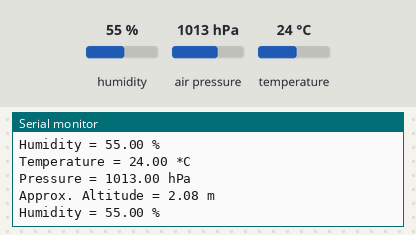
Simulated run of this sketch. Board: ESP32. Parts: the last lines printed to the serial monitor. The test bench sets the inputs (shaded band); at power-on: humidity 55 %, air pressure 1013 hPa, temperature 24 °C.

Above: at 1.2 s.
1.3 s: humidity set to 22 %
At 2.6 s:
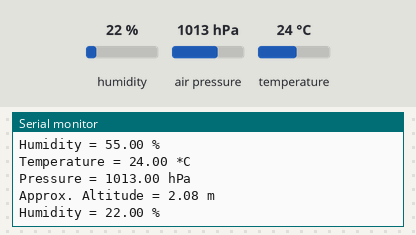
2.8 s: air pressure set to 952 hPa
At 3.6 s:
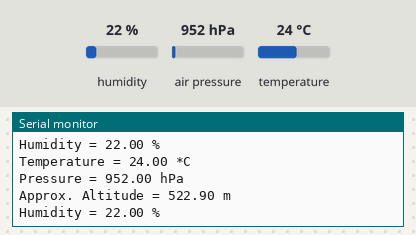

Measured:
- after the input at 1.3 s, the serial monitor: prints a new line after 0.72 s (image 1)
- after the input at 2.8 s, the serial monitor: prints a new line after 0.22 s (image 2)

The sketch:

ESP32_BME280_TEST.ino
```cpp
/*********
  Complete project details at https://randomnerdtutorials.com
*********/

#include <Wire.h>
#include <Adafruit_Sensor.h>
#include <Adafruit_BME280.h>

/*#include <SPI.h>
#define BME_SCK 18
#define BME_MISO 19
#define BME_MOSI 23
#define BME_CS 5*/

#define SEALEVELPRESSURE_HPA (1013.25)

Adafruit_BME280 bme;  // I2C
//Adafruit_BME280 bme(BME_CS); // hardware SPI
//Adafruit_BME280 bme(BME_CS, BME_MOSI, BME_MISO, BME_SCK); // software SPI

unsigned long delayTime;

void setup() {
  Serial.begin(115200);
  Serial.println(F("BME280 test"));

  bool status;

  // default settings
  int loop_count = 0;
  do {
    Serial.print("Attempt: ");
    Serial.print(loop_count++);
    Serial.print(" :");
    status = bme.begin(0x77);
    if (!status) {
      Serial.println("Could not find a valid BME280 sensor, check wiring!");
      delay(1000);
    }
    else
    {
      Serial.println("Found a BME280.");
      break;
    }

  } while (1);

  Serial.println("-- Default Test --");
  delayTime = 1000;

  Serial.println();
}


void loop() {
  printValues();
  delay(delayTime);
}

void printValues() {
  Serial.print("Temperature = ");
  Serial.print(bme.readTemperature());
  Serial.println(" *C");

  // Convert temperature to Fahrenheit
  /*Serial.print("Temperature = ");
  Serial.print(1.8 * bme.readTemperature() + 32);
  Serial.println(" *F");*/

  Serial.print("Pressure = ");
  Serial.print(bme.readPressure() / 100.0F);
  Serial.println(" hPa");

  Serial.print("Approx. Altitude = ");
  Serial.print(bme.readAltitude(SEALEVELPRESSURE_HPA));
  Serial.println(" m");

  Serial.print("Humidity = ");
  Serial.print(bme.readHumidity());
  Serial.println(" %");

  Serial.println();
}
```
